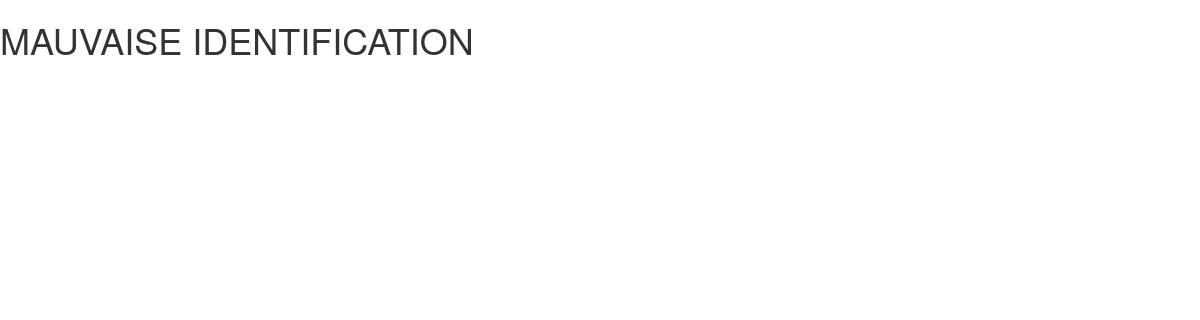
/chantiers/chantier/1 (signed in), run on an earlier commit of the app's database.
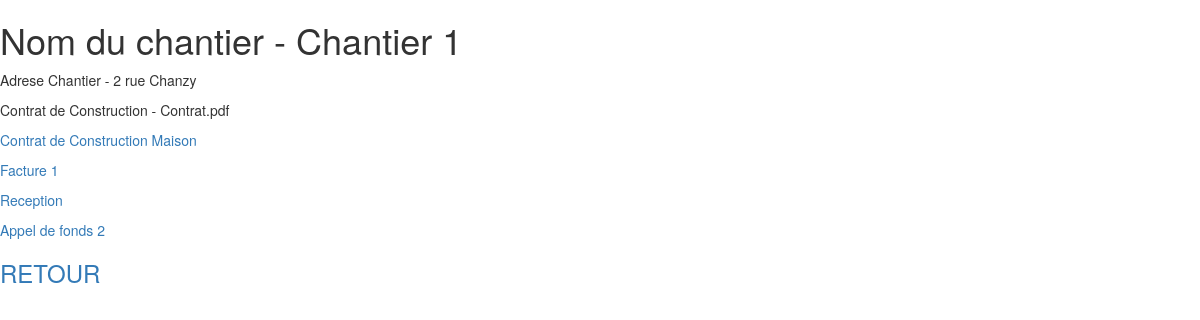
And on a later commit of the database.
### chantiers/models.py (models this page shows, shortened)
class Chantier(models.Model):
    name = models.CharField(max_length=100)
    address = models.CharField(max_length=100)
    description = models.TextField(null=False)
    ccmi_doc = models.FileField(upload_to=renommage, verbose_name="CCMI")
    appel_1_doc = models.FileField(upload_to=renommage)
    appel_2_doc = models.FileField(upload_to=renommage)
    appel_3_doc = models.FileField(upload_to=renommage)
    appel_4_doc = models.FileField(upload_to=renommage)
    appel_5_doc = models.FileField(upload_to=renommage)
    reception_doc = models.FileField(upload_to=renommage)
    plans_os_doc = models.FileField(upload_to=renommage)
    user = models.ForeignKey(User, on_delete=models.CASCADE)

### chantiers/views.py (the view)
# urls.py: url(r'^chantier/(?P<pk>\d+)$', views.DetailChantier.as_view(), name ='chantier_detail'),
class DetailChantier(DetailView):
    context_object_name = "chantier"
    template_name = "chantiers/detail.html"
    model = Chantier

### chantiers/templates/chantiers/detail.html (shortened to what this page needs)
{% if user.id == chantier.user.id %}
<h1>Nom du chantier - {{ chantier.name }}</h1>
<p>Adrese Chantier - {{ chantier.address }}</p>
<p> Contrat de Construction - {{ chantier.ccmi_doc }} </p>
<p><a href="/doc/{{ chantier.ccmi_doc }}">Contrat de Construction Maison</a></p>
<p><a href="/doc/{{ chantier.appel_1_doc }}">Facture 1</a></p>
<p><a href="/doc/{{ chantier.reception_doc }}">Reception</a></p>
<p><a href="/doc/{{ chantier.appel_2_doc }}">Appel de fonds 2</a></p>
<h3><a href="{% url "chantier_liste" %}">RETOUR</a></h3>
{% else %}
<h1>MAUVAISE IDENTIFICATION</h1>
 {% endif %}
<link rel="stylesheet" href="https://maxcdn.bootstrapcdn.com/bootstrap/3.3.7/css/bootstrap.min.css">

What changed in the data, as far as the page shows it:
now on this page (row edited): Chantier: name "Chantier 1", address "2 rue Chanzy", ccmi_doc "Contrat.pdf"
changed Chantier: user_id 3 → 1 (drawn)
Also different on the page:
text no longer shown: "MAUVAISE IDENTIFICATION"
text now shown: "Nom du chantier - Adrese Chantier - Contrat de Construction - Contrat de Construction Maison Facture 1 Reception Appel de fonds 2 RETOUR"
